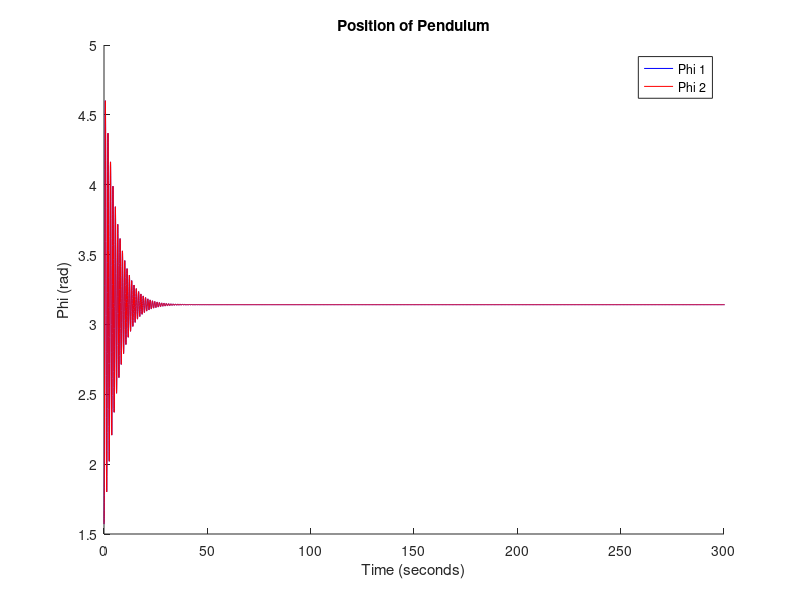
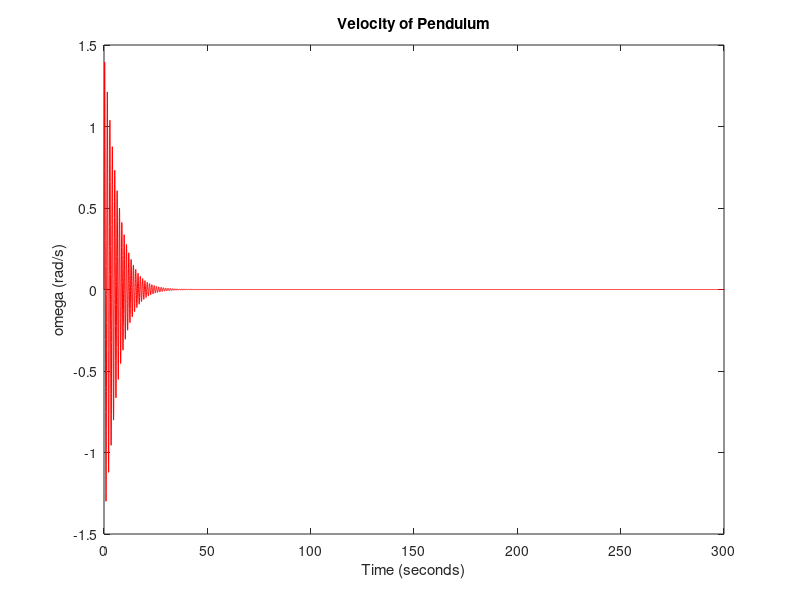

Here is the MATLAB script that generated these plots, in order:
function two_pendulum()
% clear all
% close all
hold on
hold all
phi1_0 = pi/2;
phi2_0 = pi/2;
omega1_0 = 0;
omega2_0 = 0;
Y_0 = 1;
V_0 = 0;
l = 0.32;
g = 9.8;
m = 121;
M = 1328;
mu = m/(M + 2*m);
b = .0008;
gamma = b*sqrt(l/(4*g));
B = .0065;
Gamma = B*sqrt(l/(4*g))*(M+2*m);
period = sqrt(l/g);

x0 = [phi1_0; omega1_0; phi2_0; omega2_0; Y_0; V_0];  %%inition condition

[T, X] = ode45(@derivs, [0 10000], x0);


figure(1) %angle 1 over time
plot(T*period,X(:,1), 'b')
plot(T*period, X(:,3), 'r')
xlim([0 300])
xlabel('Time (seconds)')
ylabel('Phi (rad)')
title('Position of Pendulum')
legend('Phi 1', 'Phi 2')

figure(2) %angle 1 over time
plot(T*period,X(:,2), 'b')
plot(T*period, X(:,4), 'r')
xlim([0 300])
xlabel('Time (seconds)')
ylabel('omega (rad/s)')
title('Velocity of Pendulum')

% figure(3) %Position vs Acceleration
% plot(X(:,1), X(:,2), 'r')
% xlabel('Position (theta)')
% ylabel('Acceleration (rad/s)')
% title('Position vs Acceleration')

%% calculate the right hand side of the ode solver
function res = derivs(t, x)
    phi1 = x(1);
    omega1 = x(2);
    phi2 = x(3);
    omega2 = x(4);
    Y = x(5);
    V = x(6);
    
    dphi1dt = omega1;
    dphi2dt = omega2;
    domega1dt = (2*Gamma*V - mu*(sin(phi1) + sin(phi2)))*cos(phi1) + 2*gamma*omega1*abs(omega1) + sin(phi1);
    domega2dt = (2*Gamma*V - mu*(sin(phi1) + sin(phi2)))*cos(phi2) + 2*gamma*omega2*abs(omega2) + sin(phi2);
    dYdt = V;
    dVdt = -2*Gamma*V + mu*(sin(phi1) + sin(phi2));
    
    res = [dphi1dt; domega1dt; dphi2dt; domega2dt; dYdt; dVdt];
end
end